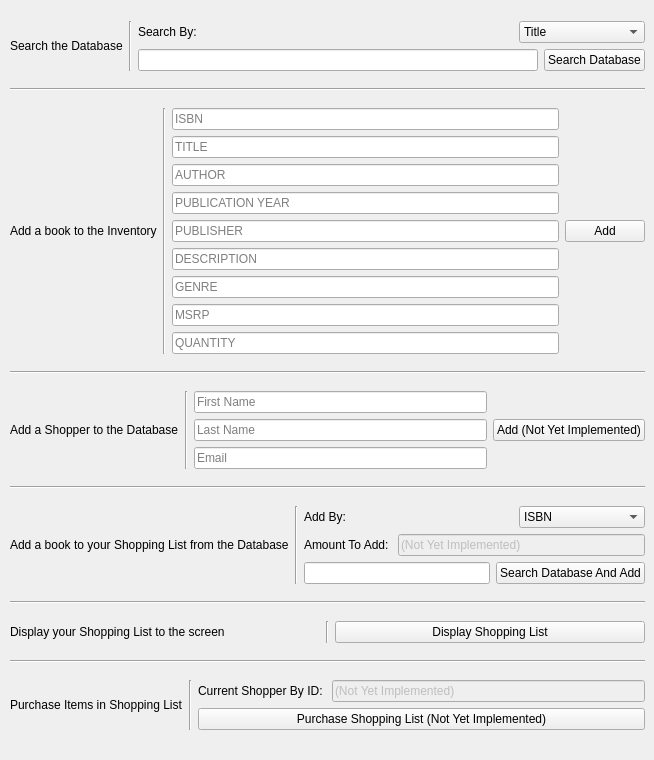
         <widget class="QWidget" name="tabMainMenu">
          <attribute name="title">
           <string>Main Menu</string>
          </attribute>
          <widget class="QWidget" name="verticalLayoutWidget_7">
           <property name="geometry">
            <rect>
             <x>10</x>
             <y>10</y>
             <width>635</width>
             <height>741</height>
            </rect>
           </property>
           <layout class="QVBoxLayout" name="verticalLayout_12">
            <item>
             <layout class="QHBoxLayout" name="horizontalLayout_20">
              <item>
               <widget class="QLabel" name="labelSearchDatabase">
                <property name="text">
                 <string>Search the Database</string>
                </property>
               </widget>
              </item>
              <item>
               <widget class="Line" name="line_24">
                <property name="orientation">
                 <enum>Qt::Vertical</enum>
                </property>
               </widget>
              </item>
              <item>
               <layout class="QVBoxLayout" name="verticalLayout_13">
                <item>
                 <layout class="QHBoxLayout" name="horizontalLayout_21">
                  <item>
                   <widget class="QLabel" name="labelSearchBy">
                    <property name="sizePolicy">
                     <sizepolicy hsizetype="Preferred" vsizetype="Preferred">
                      <horstretch>0</horstretch>
                      <verstretch>0</verstretch>
                     </sizepolicy>
                    </property>
                    <property name="text">
                     <string>Search By: </string>
                    </property>
                   </widget>
                  </item>
                  <item>
                   <widget class="QComboBox" name="comboBoxSearchBy">
                    <property name="sizePolicy">
                     <sizepolicy hsizetype="Maximum" vsizetype="Fixed">
                      <horstretch>0</horstretch>
                      <verstretch>0</verstretch>
                     </sizepolicy>
                    </property>
                    <property name="currentIndex">
                     <number>1</number>
                    </property>
                    <item>
                     <property name="text">
                      <string>ISBN</string>
                     </property>
                    </item>
                    <item>
                     <property name="text">
                      <string>Title</string>
                     </property>
                    </item>
                    <item>
                     <property name="text">
                      <string>Author</string>
                     </property>
                    </item>
                    <item>
                     <property name="text">
                      <string>Publication Year</string>
                     </property>
                    </item>
                    <item>
                     <property name="text">
                      <string>Publisher</string>
                     </property>
                    </item>
                    <item>
                     <property name="text">
                      <string>MSRP</string>
                     </property>
                    </item>
                    <item>
                     <property name="text">
                      <string>Quantity On Hand</string>
                     </property>
                    </item>
                   </widget>
                  </item>
                 </layout>
                </item>
                <item>
                 <layout class="QHBoxLayout" name="horizontalLayout_22">
                  <item>
                   <widget class="QLineEdit" name="lineEditSearchDB"/>
                  </item>
                  <item>
                   <widget class="QPushButton" name="btnSearchDB">
                    <property name="text">
                     <string>Search Database</string>
                    </property>
                   </widget>
                  </item>
                 </layout>
                </item>
               </layout>
              </item>
             </layout>
            </item>
            <item>
             <widget class="Line" name="line_25">
              <property name="orientation">
               <enum>Qt::Horizontal</enum>
              </property>
             </widget>
            </item>
            <item>
             <layout class="QHBoxLayout" name="horizontalLayout_23">
              <item>
               <widget class="QLabel" name="label_26">
                <property name="sizePolicy">
                 <sizepolicy hsizetype="Preferred" vsizetype="Preferred">
                  <horstretch>0</horstretch>
                  <verstretch>0</verstretch>
                 </sizepolicy>
                </property>
                <property name="text">
                 <string>Add a book to the Inventory</string>
                </property>
               </widget>
              </item>
              <item>
               <widget class="Line" name="line_26">
                <property name="orientation">
                 <enum>Qt::Vertical</enum>
                </property>
               </widget>
              </item>
              <item>
               <layout class="QVBoxLayout" name="verticalLayout">
                <item>
                 <widget class="QLineEdit" name="lineEditISBN">
                  <property name="text">
                   <string/>
                  </property>
                  <property name="placeholderText">
                   <string>ISBN</string>
                  </property>
                 </widget>
                </item>
                <item>
                 <widget class="QLineEdit" name="lineEditTITLE">
                  <property name="text">
                   <string/>
                  </property>
                  <property name="placeholderText">
                   <string>TITLE</string>
                  </property>
                 </widget>
                </item>
                <item>
                 <widget class="QLineEdit" name="lineEditAUTHOR">
                  <property name="text">
                   <string/>
                  </property>
                  <property name="placeholderText">
                   <string>AUTHOR</string>
                  </property>
                 </widget>
                </item>
                <item>
                 <widget class="QLineEdit" name="lineEditYEAR">
                  <property name="text">
                   <string/>
                  </property>
                  <property name="placeholderText">
                   <string>PUBLICATION YEAR</string>
                  </property>
                 </widget>
                </item>
                <item>
                 <widget class="QLineEdit" name="lineEditPUBLISHER">
                  <property name="text">
                   <string/>
                  </property>
                  <property name="placeholderText">
                   <string>PUBLISHER</string>
                  </property>
                 </widget>
                </item>
                <item>
                 <widget class="QLineEdit" name="lineEditDESC">
                  <property name="text">
                   <string/>
                  </property>
                  <property name="placeholderText">
                   <string>DESCRIPTION</string>
                  </property>
                 </widget>
                </item>
                <item>
                 <widget class="QLineEdit" name="lineEditGENRE">
                  <property name="text">
                   <string/>
                  </property>
                  <property name="placeholderText">
                   <string>GENRE</string>
                  </property>
                 </widget>
                </item>
                <item>
                 <widget class="QLineEdit" name="lineEditMSRP">
                  <property name="text">
                   <string/>
                  </property>
                  <property name="placeholderText">
                   <string>MSRP</string>
                  </property>
                 </widget>
                </item>
                <item>
                 <widget class="QLineEdit" name="lineEditQUANTITY">
                  <property name="text">
                   <string/>
                  </property>
                  <property name="placeholderText">
                   <string>QUANTITY</string>
                  </property>
                 </widget>
                </item>
               </layout>
              </item>
              <item>
               <widget class="QPushButton" name="pushButtonAddToDB">
                <property name="text">
                 <string>Add</string>
                </property>
               </widget>
              </item>
             </layout>
            </item>
            <item>
             <widget class="Line" name="line_27">
              <property name="orientation">
               <enum>Qt::Horizontal</enum>
              </property>
             </widget>
            </item>
            <item>
             <layout class="QHBoxLayout" name="horizontalLayout_37">
              <item>
               <widget class="QLabel" name="label_29">
                <property name="sizePolicy">
                 <sizepolicy hsizetype="Preferred" vsizetype="Preferred">
                  <horstretch>0</horstretch>
                  <verstretch>0</verstretch>
                 </sizepolicy>
                </property>
                <property name="text">
                 <string>Add a Shopper to the Database</string>
                </property>
               </widget>
              </item>
              <item>
               <widget class="Line" name="line_45">
                <property name="orientation">
                 <enum>Qt::Vertical</enum>
                </property>
               </widget>
              </item>
              <item>
               <layout class="QVBoxLayout" name="verticalLayout_23">
                <item>
                 <widget class="QLineEdit" name="lineEditShopperFirstName">
                  <property name="enabled">
                   <bool>true</bool>
                  </property>
                  <property name="text">
                   <string/>
                  </property>
                  <property name="placeholderText">
                   <string>First Name</string>
                  </property>
                 </widget>
                </item>
                <item>
                 <widget class="QLineEdit" name="lineEditShopperLastName">
                  <property name="text">
                   <string/>
                  </property>
                  <property name="placeholderText">
                   <string>Last Name</string>
                  </property>
                 </widget>
                </item>
                <item>
                 <widget class="QLineEdit" name="lineEditShopperEmail">
                  <property name="enabled">
                   <bool>true</bool>
                  </property>
                  <property name="text">
                   <string/>
                  </property>
                  <property name="placeholderText">
                   <string>Email</string>
                  </property>
                 </widget>
                </item>
               </layout>
              </item>
              <item>
               <widget class="QPushButton" name="pushButtonAddShopperToDB">
                <property name="text">
                 <string>Add (Not Yet Implemented)</string>
                </property>
               </widget>
              </item>
             </layout>
            </item>
            <item>
             <widget class="Line" name="line_46">
              <property name="orientation">
               <enum>Qt::Horizontal</enum>
              </property>
             </widget>
            </item>
            <item>
             <layout class="QHBoxLayout" name="horizontalLayout_24">
              <item>
               <widget class="QLabel" name="label_28">
                <property name="sizePolicy">
                 <sizepolicy hsizetype="Preferred" vsizetype="Preferred">
                  <horstretch>0</horstretch>
                  <verstretch>0</verstretch>
                 </sizepolicy>
                </property>
                <property name="text">
                 <string>Add a book to your Shopping List from the Database</string>
                </property>
               </widget>
              </item>
              <item>
               <widget class="Line" name="line_28">
                <property name="orientation">
                 <enum>Qt::Vertical</enum>
                </property>
               </widget>
              </item>
              <item>
               <layout class="QVBoxLayout" name="verticalLayout_15">
                <item>
                 <layout class="QHBoxLayout" name="horizontalLayout_33">
                  <item>
                   <widget class="QLabel" name="labelAddBy">
                    <property name="sizePolicy">
                     <sizepolicy hsizetype="Preferred" vsizetype="Preferred">
                      <horstretch>0</horstretch>
                      <verstretch>0</verstretch>
                     </sizepolicy>
                    </property>
                    <property name="text">
                     <string>Add By: </string>
                    </property>
                   </widget>
                  </item>
                  <item>
                   <widget class="QComboBox" name="comboBoxShoppingListAddBy">
                    <property name="sizePolicy">
                     <sizepolicy hsizetype="Maximum" vsizetype="Fixed">
                      <horstretch>0</horstretch>
                      <verstretch>0</verstretch>
                     </sizepolicy>
                    </property>
                    <property name="currentIndex">
                     <number>0</number>
                    </property>
                    <item>
                     <property name="text">
                      <string>ISBN</string>
                     </property>
                    </item>
                    <item>
                     <property name="text">
                      <string>Title</string>
                     </property>
                    </item>
                    <item>
                     <property name="text">
                      <string>Author</string>
                     </property>
                    </item>
                    <item>
                     <property name="text">
                      <string>Publication Year</string>
                     </property>
                    </item>
                    <item>
                     <property name="text">
                      <string>Publisher</string>
                     </property>
                    </item>
                    <item>
                     <property name="text">
                      <string>MSRP</string>
                     </property>
                    </item>
                    <item>
                     <property name="text">
                      <string>Quantity On Hand</string>
                     </property>
                    </item>
                   </widget>
                  </item>
                 </layout>
                </item>
                <item>
                 <layout class="QHBoxLayout" name="horizontalLayout">
                  <item>
                   <widget class="QLabel" name="labelAmountToAdd">
                    <property name="text">
                     <string>Amount To Add: </string>
                    </property>
                   </widget>
                  </item>
                  <item>
                   <widget class="QLineEdit" name="lineEditShoppingListAddAmount">
                    <property name="enabled">
                     <bool>false</bool>
                    </property>
                    <property name="text">
                     <string>(Not Yet Implemented)</string>
                    </property>
                   </widget>
                  </item>
                 </layout>
                </item>
                <item>
                 <layout class="QHBoxLayout" name="horizontalLayout_34">
                  <item>
                   <widget class="QLineEdit" name="lineEditSearchDBAddShoppingList"/>
                  </item>
                  <item>
                   <widget class="QPushButton" name="btnSearchDBAddShoppingList">
                    <property name="text">
                     <string>Search Database And Add</string>
                    </property>
                   </widget>
                  </item>
                 </layout>
                </item>
               </layout>
              </item>
             </layout>
            </item>
            <item>
             <widget class="Line" name="line_29">
              <property name="orientation">
               <enum>Qt::Horizontal</enum>
              </property>
             </widget>
            </item>
            <item>
             <layout class="QHBoxLayout" name="horizontalLayout_25">
              <item>
               <widget class="QLabel" name="label_30">
                <property name="text">
                 <string>Display your Shopping List to the screen</string>
                </property>
               </widget>
              </item>
              <item>
               <widget class="Line" name="line_30">
                <property name="orientation">
                 <enum>Qt::Vertical</enum>
                </property>
               </widget>
              </item>
              <item>
               <widget class="QPushButton" name="pushButtonDisplayShoppingList">
                <property name="text">
                 <string>Display Shopping List</string>
                </property>
               </widget>
              </item>
             </layout>
            </item>
            <item>
             <widget class="Line" name="line_31">
              <property name="orientation">
               <enum>Qt::Horizontal</enum>
              </property>
             </widget>
            </item>
            <item>
             <layout class="QHBoxLayout" name="horizontalLayout_26">
              <item>
               <widget class="QLabel" name="label_32">
                <property name="text">
                 <string>Purchase Items in Shopping List</string>
                </property>
               </widget>
              </item>
              <item>
               <widget class="Line" name="line_32">
                <property name="orientation">
                 <enum>Qt::Vertical</enum>
                </property>
               </widget>
              </item>
              <item>
               <layout class="QVBoxLayout" name="verticalLayout_4">
                <item>
                 <layout class="QHBoxLayout" name="horizontalLayout_3">
                  <item>
                   <widget class="QLabel" name="labelCurrentShopper">
                    <property name="text">
                     <string>Current Shopper By ID: </string>
                    </property>
                   </widget>
                  </item>
                  <item>
                   <widget class="QLineEdit" name="lineEditCurrentShopper">
                    <property name="enabled">
                     <bool>false</bool>
                    </property>
                    <property name="text">
                     <string>(Not Yet Implemented)</string>
                    </property>
                   </widget>
                  </item>
                 </layout>
                </item>
                <item>
                 <widget class="QPushButton" name="pushButtonPurchaseShoppingList">
                  <property name="text">
                   <string>Purchase Shopping List (Not Yet Implemented)</string>
                  </property>
                 </widget>
                </item>
               </layout>
              </item>
             </layout>
            </item>
           </layout>
          </widget>
         </widget>
